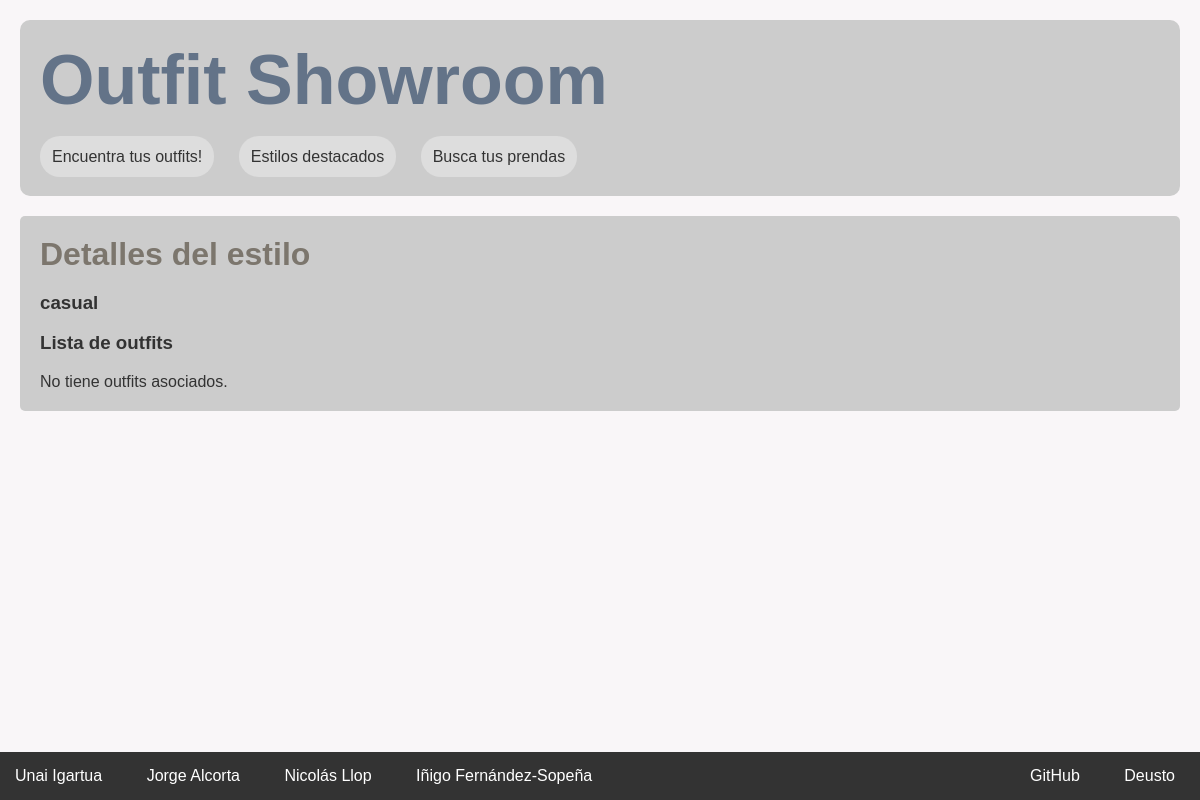
The page /appOutfitShowroom/estilo/1 on the database as committed earlier.
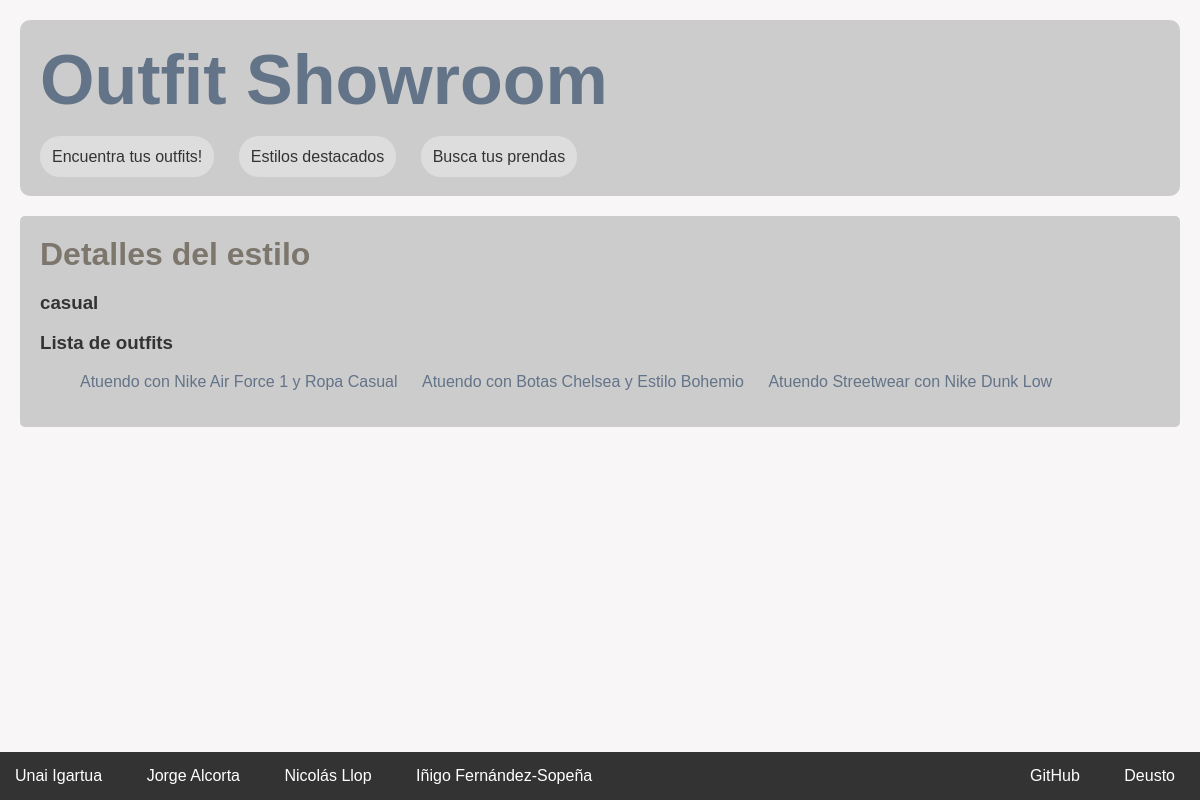
The same page on the database as committed later.
### appOutfitShowroom/models.py (models this page shows, shortened)
class Outfit(models.Model):
    nombre = models.CharField(max_length=200)
    descripcion = models.TextField(max_length=700)
    ocasion = models.ForeignKey(Ocasion, on_delete=models.CASCADE)
    estilo = models.ManyToManyField(Estilo)
    precio = models.IntegerField(default=0)
    imagen = models.ImageField(upload_to='img',blank=True,null=True,verbose_name='Image')
    fecha = models.DateTimeField(auto_now_add=True)

### appOutfitShowroom/views.py (the view)
# urls.py: path('estilo/<int:estilo_id>', views.detalles_estilo, name='estilo')
def detalles_estilo(request, estilo_id):
	estilo = Estilo.objects.get(pk=estilo_id)
	outfits = Outfit.objects.filter(estilo=estilo_id)
	context = {'titulo_pagina': "Detalles del estilo", 'estilo': estilo, 'outfits': outfits}
	return render(request, 'estilo.html', context)

### appOutfitShowroom/templates/estilo.html
{% extends "base.html" %}
{% load static %}
{% block contenido %}
<h2>Detalles del estilo</h2>
{% if estilo %}
    <h3>{{ estilo.nombre}}</h3>
	<h3>Lista de outfits</h3>
	{% if outfits %}
		<ol>
		{% for e in outfits %}
			<li>
				<a href="{% url 'outfit' e.id %}">{{ e.nombre}}</a>
			</li>
		{% endfor %}
		</ol>
	{% else %}
		<p>No tiene outfits asociados.</p>
	{% endif %}
{% else %}
    <p>No existe este estilo.</p>
{% endif %}
{% endblock %}

Rows that differ between the two databases and show on the page:
added Outfit: nombre "Atuendo con Nike Air Force 1 y Ropa Casual"
added Outfit: nombre "Atuendo con Botas Chelsea y Estilo Bohemio"
added Outfit: nombre "Atuendo Streetwear con Nike Dunk Low"
Other text that changed with them:
text no longer shown: "No tiene outfits asociados."
